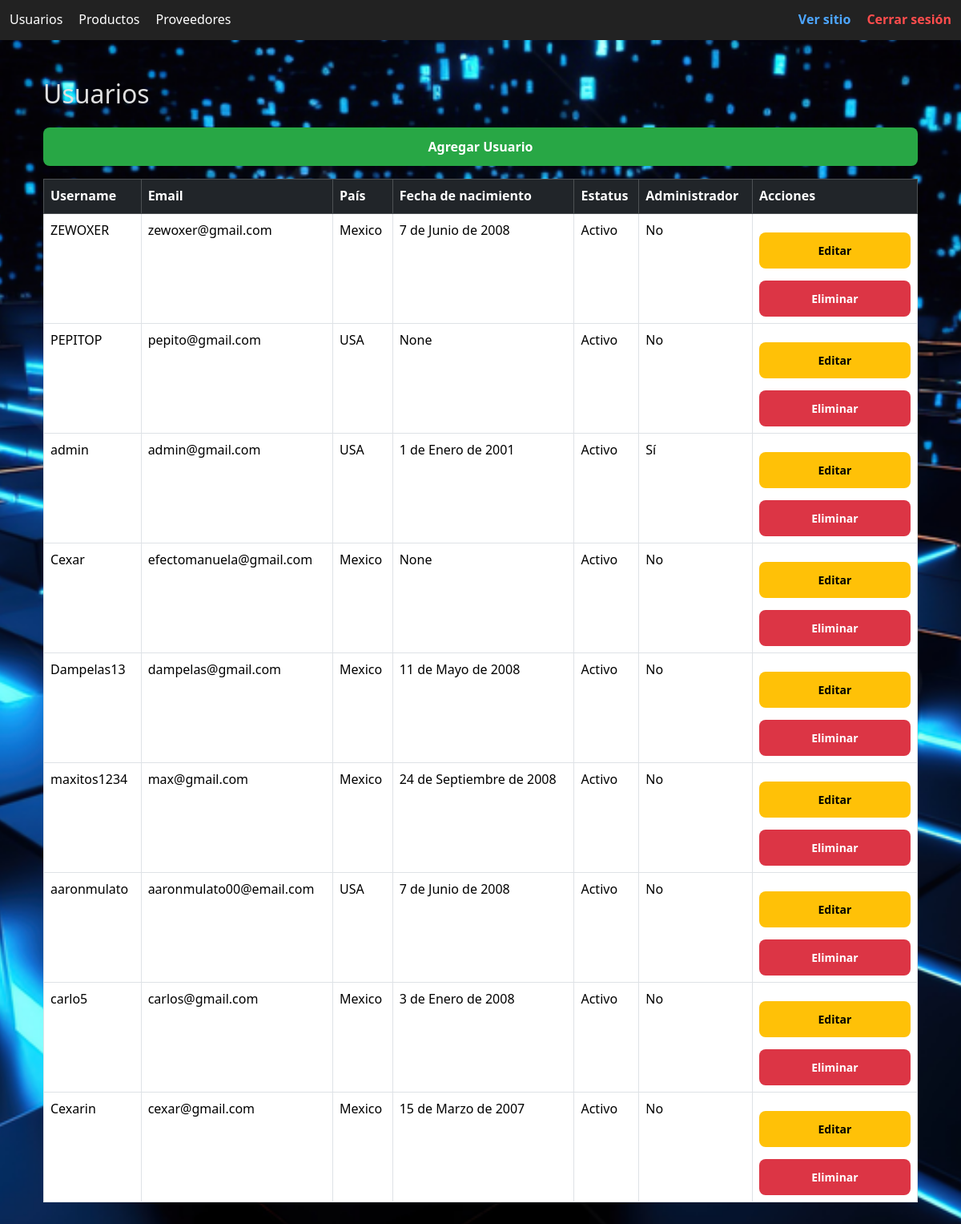
Page /crud/usuarios/ (signed in) on the earlier database version.
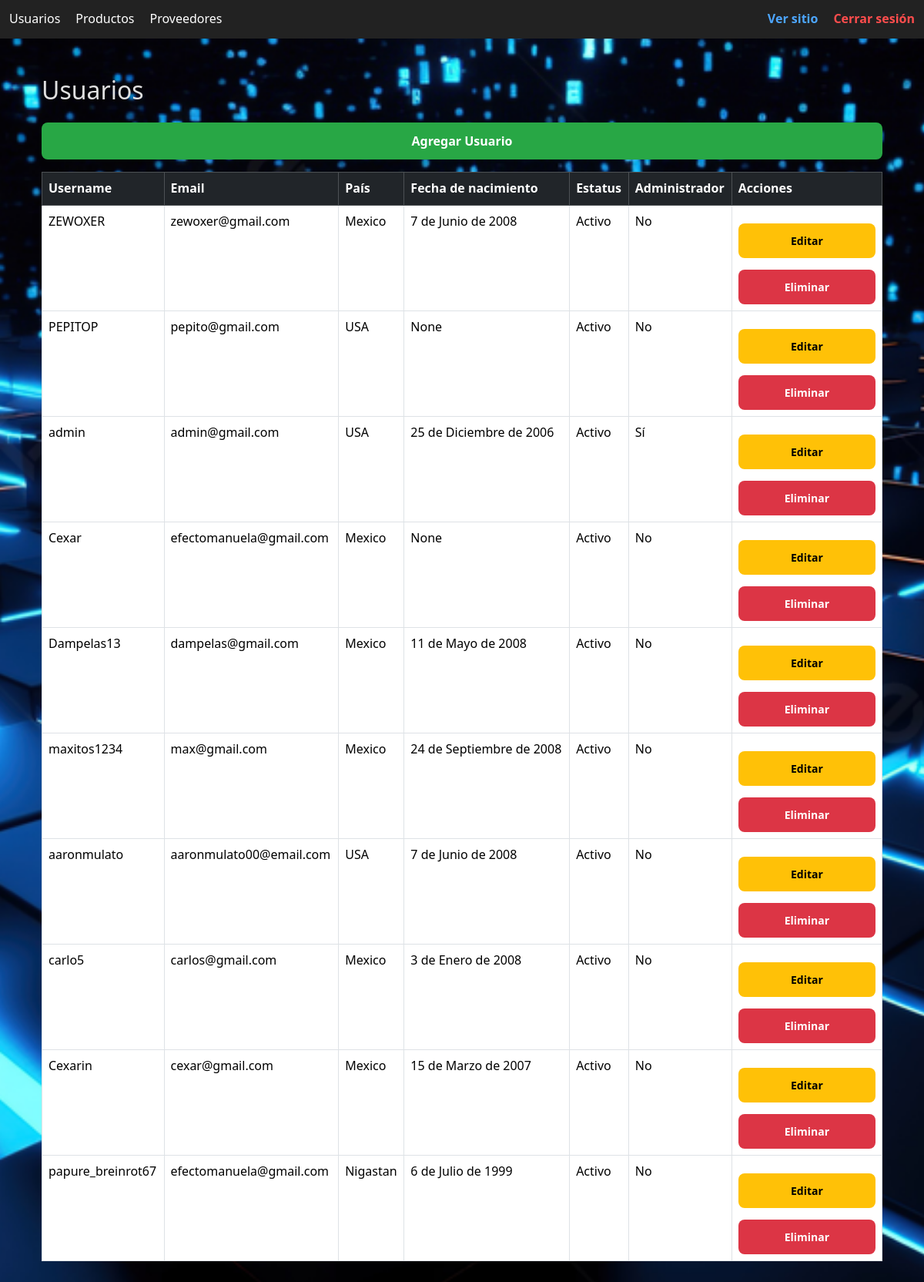
Same page on the later database version.
### App_GameVerse/models.py (models this page shows, shortened)
class Usuario(AbstractUser):                        # Extiende el modelo de usuario estándar de Django
    fecha_nacimiento = models.DateField(blank=True, null=True)  # Fecha de nacimiento opcional
    pais = models.CharField(max_length=50, blank=True, null=True)  # País opcional del usuario
    ESTATUS_CHOICES = [                             # Estados permitidos del usuario
        ('Activo', 'Activo'),
        ('No activo', 'No activo'),
    ]
    estatus = models.CharField(                     # Estado actual del usuario
        max_length=10,
        choices=ESTATUS_CHOICES,
        default='Activo'
    )
    biblioteca = models.JSONField(default=list, blank=True)  # Lista JSON de productos comprados
    carrito = models.JSONField(default=list, blank=True)     # Lista JSON del carrito de compras
    credito = models.DecimalField(                          # Dinero disponible para usar
        max_digits=10,
        decimal_places=2,
        default=Decimal('0.00'),
        validators=[MinValueValidator(0.00)]                 # Evita valores negativos
    )

### App_GameVerse/views.py (the view)
# urls.py: path('crud/usuarios/', views.usuario_list, name='usuario_list'),                    # Lista de usuarios
@superuser_required
def usuario_list(request):
    usuarios = Usuario.objects.all()
    return render(request, 'App_GameVerse/CRUD/usuario_list.html', {'usuarios': usuarios})

### App_GameVerse/views.py (called while the page is built)
def superuser_required(view_func):
    return user_passes_test(
        lambda u: u.is_superuser,
        login_url='/login/'
    )(view_func)

### App_GameVerse/templates/App_GameVerse/crud/usuario_list.html
{% extends 'App_GameVerse/CRUD/base_crud.html' %}
{% block content %}
<div class="container mt-4">
    <h2>Usuarios</h2>
    <a href="{% url 'App_GameVerse:usuario_create' %}" class="btn btn-add mb-3">Agregar Usuario</a>
    <table class="table table-bordered">
        <thead class="table-dark">
            <tr>
                <th>Username</th>
                <th>Email</th>
                <th>País</th>
                <th>Fecha de nacimiento</th>
                <th>Estatus</th>
                <th>Administrador</th>
                <th>Acciones</th>
            </tr>
        </thead>
        <tbody>
            {% for usuario in usuarios %}
            <tr>
                <td>{{ usuario.username }}</td>
                <td>{{ usuario.email }}</td>
                <td>{{ usuario.pais }}</td>
                <td>{{ usuario.fecha_nacimiento }}</td>
                <td>{{ usuario.estatus }}</td>
                <td>{{ usuario.is_superuser|yesno:"Sí,No" }}</td>
                <td>
                    <a href="{% url 'App_GameVerse:usuario_update' usuario.id %}" class="btn btn-edit btn-sm">Editar</a>
                    <a href="{% url 'App_GameVerse:usuario_delete' usuario.id %}" class="btn btn-delete btn-sm">Eliminar</a>
                </td>
            </tr>
            {% empty %}
            <tr>
                <td colspan="7" class="text-center">No hay usuarios registrados.</td>
            </tr>
            {% endfor %}
        </tbody>
    </table>
</div>
{% endblock %}

Differences in the rows shown:
changed Usuario "admin": fecha_nacimiento "1 de Enero de 2001" → "25 de Diciembre de 2006"
added Usuario: username "papure_breinrot67", email "efectomanuela@gmail.com", pais "Nigastan", fecha_nacimiento "6 de Julio de 1999", estatus "Activo", is_superuser "No"
